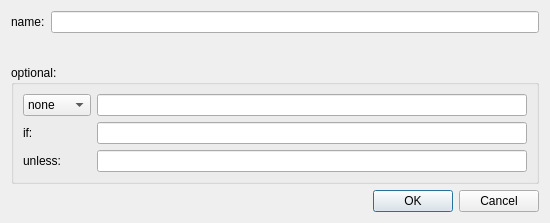
<?xml version="1.0" encoding="UTF-8"?>
<ui version="4.0">
 <class>ArgEdit</class>
 <widget class="QDialog" name="ArgEdit">
  <property name="geometry">
   <rect>
    <x>0</x>
    <y>0</y>
    <width>550</width>
    <height>223</height>
   </rect>
  </property>
  <property name="windowTitle">
   <string>Arg:</string>
  </property>
  <property name="windowIcon">
   <iconset>
    <normaloff>:/icons/logo.png</normaloff>:/icons/logo.png</iconset>
  </property>
  <layout class="QGridLayout" name="gridLayout">
   <item row="0" column="0">
    <layout class="QFormLayout" name="formLayout_3">
     <property name="fieldGrowthPolicy">
      <enum>QFormLayout::AllNonFixedFieldsGrow</enum>
     </property>
     <item row="0" column="0">
      <widget class="QLabel" name="label">
       <property name="text">
        <string>name:</string>
       </property>
      </widget>
     </item>
     <item row="0" column="1">
      <widget class="QLineEdit" name="lineEdit_name">
       <property name="toolTip">
        <string>foo</string>
       </property>
       <property name="placeholderText">
        <string/>
       </property>
      </widget>
     </item>
    </layout>
   </item>
   <item row="2" column="0">
    <widget class="QDialogButtonBox" name="buttonBox">
     <property name="orientation">
      <enum>Qt::Horizontal</enum>
     </property>
     <property name="standardButtons">
      <set>QDialogButtonBox::Cancel|QDialogButtonBox::Ok</set>
     </property>
    </widget>
   </item>
   <item row="1" column="0">
    <widget class="QGroupBox" name="groupBox">
     <property name="title">
      <string>optional:</string>
     </property>
     <layout class="QFormLayout" name="formLayout">
      <item row="0" column="0">
       <widget class="QComboBox" name="comboBox">
        <item>
         <property name="text">
          <string>none</string>
         </property>
        </item>
        <item>
         <property name="text">
          <string>value</string>
         </property>
        </item>
        <item>
         <property name="text">
          <string>default</string>
         </property>
        </item>
       </widget>
      </item>
      <item row="0" column="1">
       <widget class="QLineEdit" name="lineEdit_value_or_default">
        <property name="toolTip">
         <string>bar</string>
        </property>
        <property name="placeholderText">
         <string/>
        </property>
       </widget>
      </item>
      <item row="1" column="0">
       <widget class="QLabel" name="label_2">
        <property name="text">
         <string>if:</string>
        </property>
       </widget>
      </item>
      <item row="1" column="1">
       <widget class="QLineEdit" name="lineEdit_if">
        <property name="toolTip">
         <string>$(arg foo)</string>
        </property>
        <property name="placeholderText">
         <string/>
        </property>
       </widget>
      </item>
      <item row="2" column="0">
       <widget class="QLabel" name="label_3">
        <property name="text">
         <string>unless:</string>
        </property>
       </widget>
      </item>
      <item row="2" column="1">
       <widget class="QLineEdit" name="lineEdit_unless">
        <property name="toolTip">
         <string>$(arg foo)</string>
        </property>
        <property name="placeholderText">
         <string/>
        </property>
       </widget>
      </item>
     </layout>
    </widget>
   </item>
  </layout>
 </widget>
 <resources/>
 <connections>
  <connection>
   <sender>buttonBox</sender>
   <signal>rejected()</signal>
   <receiver>ArgEdit</receiver>
   <slot>reject()</slot>
   <hints>
    <hint type="sourcelabel">
     <x>316</x>
     <y>260</y>
    </hint>
    <hint type="destinationlabel">
     <x>286</x>
     <y>274</y>
    </hint>
   </hints>
  </connection>
  <connection>
   <sender>buttonBox</sender>
   <signal>accepted()</signal>
   <receiver>ArgEdit</receiver>
   <slot>accept()</slot>
   <hints>
    <hint type="sourcelabel">
     <x>248</x>
     <y>254</y>
    </hint>
    <hint type="destinationlabel">
     <x>157</x>
     <y>274</y>
    </hint>
   </hints>
  </connection>
 </connections>
</ui>
